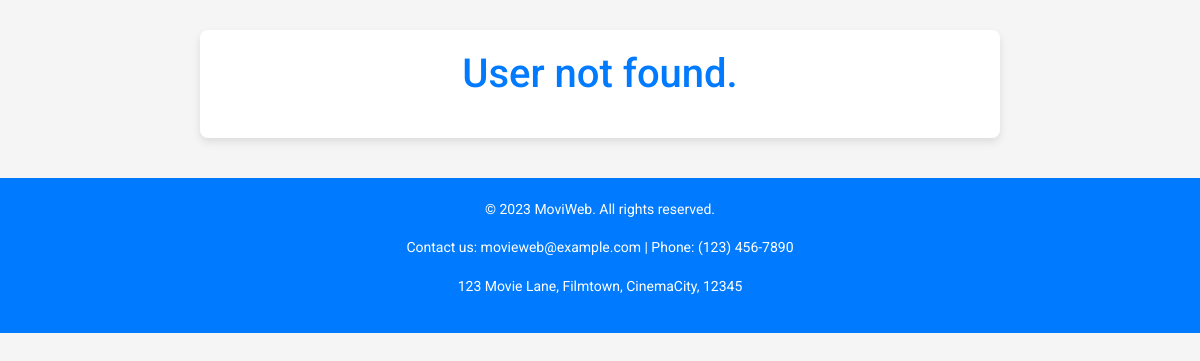
/list_reviews/32, run on an earlier commit of the app's database.
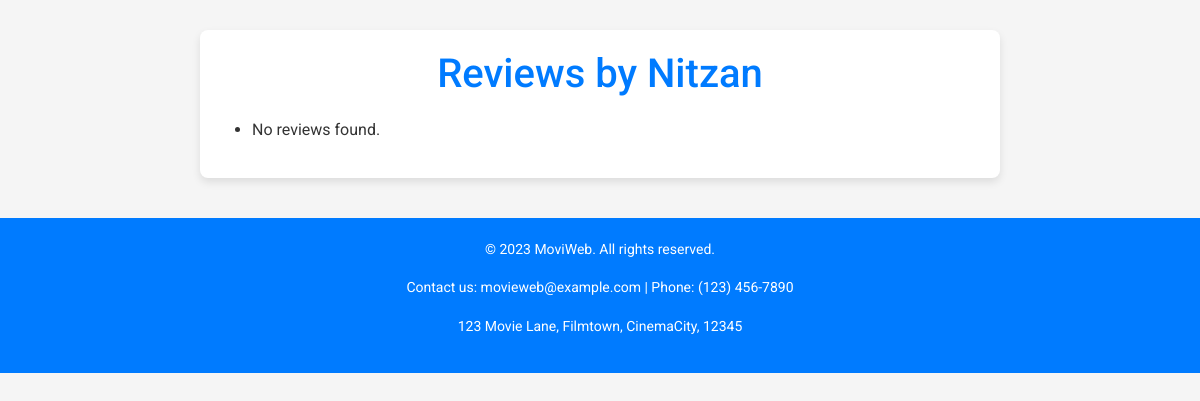
And on a later commit of the database.
### main.py (models this page shows, shortened)
class User(db.Model):
    __tablename__ = 'Users'
    id = Column(Integer, primary_key=True)
    name = Column(String, nullable=False)
    movies = relationship("Movie", back_populates="user")
    reviews = relationship("Review", back_populates="user")

### main.py (the view)
@app.route('/list_reviews/<int:user_id>', methods=['GET'])
def list_reviews(user_id):
    reviews = db.session.query(Review).filter(Review.user_id == user_id).all()
    user = db.session.query(User).filter_by(id=user_id).first()
    if not user:
        return render_template('list_reviews.html', error="User not found.", reviews=None)
    return render_template('list_reviews.html', reviews=reviews, user=user)

### templates/list_reviews.html (shortened to what this page needs)
<!DOCTYPE html>
<html lang="en">
<head>
    <link href="https://cdn.jsdelivr.net/npm/bootstrap@5.3.3/dist/css/bootstrap.min.css" rel="stylesheet">
</head>
<body>
    <div class="container">
        {% if error %}
            <h1>{{ error }}</h1>
        {% else %}
            <h1>Reviews{% if user %} by {{ user.name }}{% endif %}</h1>
            <ul>
                {% for review in reviews %}
                    <li>
                        <strong>Movie:</strong> {{ review.movie.name }}<br>
                        <strong>Rating:</strong> {{ review.rating }}/10<br>
                        <strong>Review:</strong> {{ review.review_text }}<br><br>
                    </li>
                {% else %}
                    <li>No reviews found.</li>
                {% endfor %}
            </ul>
        {% endif %}
    </div>
    <footer>
        <div class="contact-info">
            <p>&copy; 2023 MoviWeb. All rights reserved.</p>
            <p>Contact us: movieweb@example.com | Phone: (123) 456-7890</p>
            <p>123 Movie Lane, Filmtown, CinemaCity, 12345</p>
        </div>
    </footer>
</body>
</html>

What changed in the data, as far as the page shows it:
added User: name "Nitzan"
Also different on the page:
{{ error }}: "User not found." → (not shown)
text now shown: "Reviews by No reviews found."
